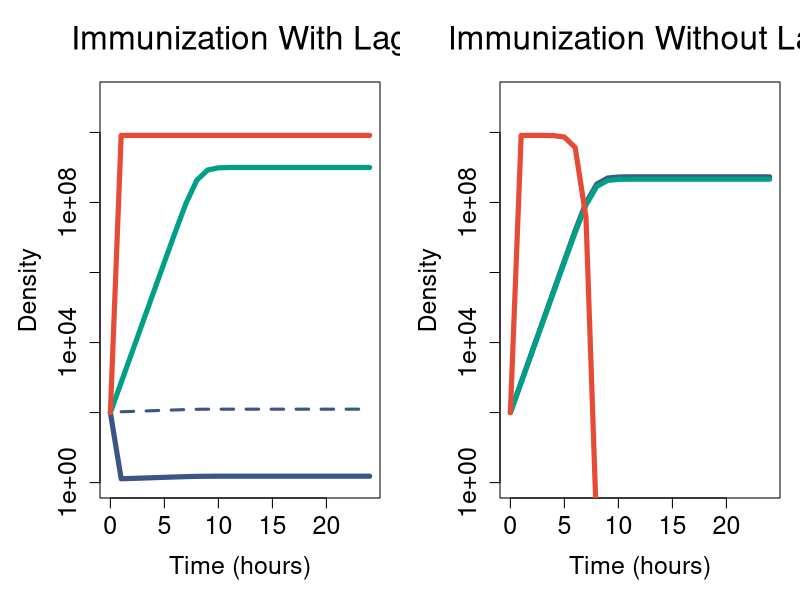

R code for this plot:


#Early infection dynamics

library(deSolve)
library(ggsci)
library(scales)

autoimmunitySystem <- function(t, state, parameters) {
  with(as.list(c(state, parameters)),{
    # rate of change
    S <- max(S,0)
    C <- max(C,0)
    M <- max(M,0)
    Ic <- max(Ic,0)
    V <- max(V,0)
    
    dS <- r*(1-(S+C+M)/K)*S - delta*V*S
    dC <- r*(1-(S+C+M)/K)*C - delta*V*C + phi*Ic
    dM <- (1-kappa)*r*(1-(S+C+M)/K)*M
    dIc <- delta*V*C - phi*Ic
    dV <- delta*beta*S*V - delta*(S+C)*V
    
    # return the rate of change
    list(c(dS,dC,dM,dIc,dV))
  }) # end with(as.list ...
}

autoimmunitySystemNoLag <- function(t, state, parameters) {
  with(as.list(c(state, parameters)),{
    # rate of change
    S <- max(S,0)
    C <- max(C,0)
    M <- max(M,0)
    Ic <- max(Ic,0)
    V <- max(V,0)
    
    dS <- r*(1-(S+C+M)/K)*S - delta*V*S
    dC <- r*(1-(S+C+M)/K)*C 
    dM <- (1-kappa)*r*(1-(S+C+M)/K)*M
    dIc <- 0
    dV <- delta*beta*S*V - delta*(S+C)*V
    
    # return the rate of change
    list(c(dS,dC,dM,dIc,dV))
  }) # end with(as.list ...
}


getParameters <- function(r=2,
                K=1e9,
                beta=80,
                delta=1e-7,
                phi=4/3,
                kappa=0.01){
  parameters <- c(r=r,
                  K=K,
                  delta=delta,
                  beta=beta,
                  phi=phi,
                  kappa=kappa)
  return(parameters)
}

getInitial <- function(S=1e8,
                       C=100,
                       M=100,
                       Ic=0,
                       V=100){
  state <- c(S=S,
             C=C,
             M=M,
             Ic=Ic,
             V=V)
  return(state)
}

plotOut <- function(out,main=""){
  par(mar=c(5.1, 5, 4.1, 1))
  plot(out[,"time"],out[,"S"],type="l",
       log="y",ylim=c(1,1e11),lwd=2,main=main,
       xlab="Time (hours)",ylab="Density",
       cex.axis=1.5,cex.lab=1.5,cex.main=2)
  lines(out[,"time"],out[,"C"],col=pal_npg("nrc")(6)[4],lwd=5)
  lines(out[,"time"],out[,"Ic"],col=pal_npg("nrc")(6)[4],lty=2,lwd=3)
  lines(out[,"time"],out[,"M"],col=pal_npg("nrc")(6)[3],lwd=5)
  lines(out[,"time"],out[,"V"],col=pal_npg("nrc")(6)[1],lwd=5)
  par(mar=c(5.1, 4.1, 4.1, 2.1))
}



times <- seq(0, 24, by = 1)

parameters <- getParameters(kappa=0.01,phi=10)
state <- getInitial(V=100)
out <- ode(y = state, 
           times = times, 
           func = autoimmunitySystem, 
           parms = parameters,
           method="lsoda")

parameters <- getParameters(kappa=0.01,phi=10)
state <- getInitial(V=100)
out_nl <- ode(y = state, 
           times = times, 
           func = autoimmunitySystemNoLag, 
           parms = parameters,
           method="lsoda")

setwd("~/immunelag/MinimalModel/")
pdf(paste0("ImmunizationLag_minimal.pdf"),width=10,height=5)
par(mfrow=c(1,2))
plotOut(out,main=expression("Immunization With Lag"))
plotOut(out_nl,main=expression("Immunization Without Lag"))
par(mfrow=c(1,1))
dev.off()
